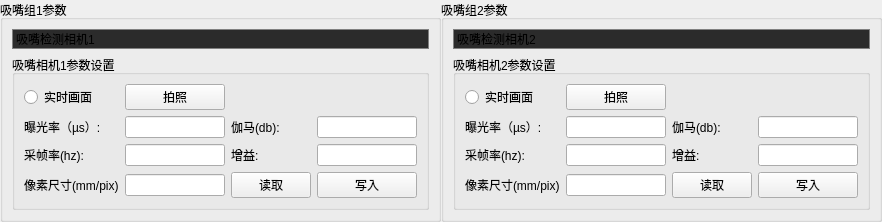
      <widget class="QWidget" name="tab_2">
       <attribute name="title">
        <string>吸嘴参数</string>
       </attribute>
       <layout class="QHBoxLayout" name="horizontalLayout_sucker" stretch="1,1">
        <property name="spacing">
         <number>0</number>
        </property>
        <property name="leftMargin">
         <number>0</number>
        </property>
        <property name="topMargin">
         <number>0</number>
        </property>
        <property name="rightMargin">
         <number>0</number>
        </property>
        <property name="bottomMargin">
         <number>0</number>
        </property>
        <item>
         <widget class="QGroupBox" name="groupBox_sucker1">
          <property name="sizePolicy">
           <sizepolicy hsizetype="Expanding" vsizetype="Expanding">
            <horstretch>0</horstretch>
            <verstretch>0</verstretch>
           </sizepolicy>
          </property>
          <property name="title">
           <string>吸嘴组1参数</string>
          </property>
          <layout class="QVBoxLayout" name="verticalLayout_7" stretch="5,1">
           <item>
            <widget class="QLabel" name="label_sucker1_cam_live">
             <property name="styleSheet">
              <string notr="true">border: 1px solid gray; background-color: #2b2b2b;</string>
             </property>
             <property name="text">
              <string>吸嘴检测相机1</string>
             </property>
            </widget>
           </item>
           <item>
            <widget class="QGroupBox" name="groupBox_sucker1_camera">
             <property name="sizePolicy">
              <sizepolicy hsizetype="Minimum" vsizetype="Preferred">
               <horstretch>0</horstretch>
               <verstretch>0</verstretch>
              </sizepolicy>
             </property>
             <property name="title">
              <string>吸嘴相机1参数设置</string>
             </property>
             <layout class="QGridLayout" name="gridLayout_sucker_camera_1">
              <item row="1" column="2">
               <widget class="QLabel" name="label_sucker1_Gamma">
                <property name="sizePolicy">
                 <sizepolicy hsizetype="Minimum" vsizetype="Minimum">
                  <horstretch>0</horstretch>
                  <verstretch>0</verstretch>
                 </sizepolicy>
                </property>
                <property name="text">
                 <string>伽马(db):</string>
                </property>
               </widget>
              </item>
              <item row="2" column="0">
               <widget class="QLabel" name="label_sucker1_AcquisitionFrameRate">
                <property name="sizePolicy">
                 <sizepolicy hsizetype="Minimum" vsizetype="Minimum">
                  <horstretch>0</horstretch>
                  <verstretch>0</verstretch>
                 </sizepolicy>
                </property>
                <property name="text">
                 <string>采帧率(hz):</string>
                </property>
               </widget>
              </item>
              <item row="1" column="0">
               <widget class="QLabel" name="label_sucker1_ExposureTime">
                <property name="sizePolicy">
                 <sizepolicy hsizetype="Minimum" vsizetype="Minimum">
                  <horstretch>0</horstretch>
                  <verstretch>0</verstretch>
                 </sizepolicy>
                </property>
                <property name="text">
                 <string>曝光率（µs）:</string>
                </property>
               </widget>
              </item>
              <item row="2" column="3">
               <widget class="QLineEdit" name="lineEdit_Gain_sucker1">
                <property name="sizePolicy">
                 <sizepolicy hsizetype="Minimum" vsizetype="Fixed">
                  <horstretch>0</horstretch>
                  <verstretch>0</verstretch>
                 </sizepolicy>
                </property>
                <property name="maximumSize">
                 <size>
                  <width>100</width>
                  <height>16777215</height>
                 </size>
                </property>
                <property name="mouseTracking">
                 <bool>true</bool>
                </property>
               </widget>
              </item>
              <item row="0" column="0">
               <widget class="QRadioButton" name="radioButton_live_sucker1">
                <property name="sizePolicy">
                 <sizepolicy hsizetype="Minimum" vsizetype="Fixed">
                  <horstretch>0</horstretch>
                  <verstretch>0</verstretch>
                 </sizepolicy>
                </property>
                <property name="text">
                 <string>实时画面</string>
                </property>
               </widget>
              </item>
              <item row="2" column="2">
               <widget class="QLabel" name="label_sucker1_Gain">
                <property name="sizePolicy">
                 <sizepolicy hsizetype="Minimum" vsizetype="Minimum">
                  <horstretch>0</horstretch>
                  <verstretch>0</verstretch>
                 </sizepolicy>
                </property>
                <property name="text">
                 <string>增益:</string>
                </property>
               </widget>
              </item>
              <item row="3" column="1">
               <widget class="QLineEdit" name="lineEdit_pixel_size_sucker1">
                <property name="sizePolicy">
                 <sizepolicy hsizetype="Minimum" vsizetype="Fixed">
                  <horstretch>0</horstretch>
                  <verstretch>0</verstretch>
                 </sizepolicy>
                </property>
                <property name="maximumSize">
                 <size>
                  <width>100</width>
                  <height>16777215</height>
                 </size>
                </property>
               </widget>
              </item>
              <item row="3" column="2">
               <widget class="QPushButton" name="pushButton_sucker1_read_camera_param">
                <property name="sizePolicy">
                 <sizepolicy hsizetype="Minimum" vsizetype="Fixed">
                  <horstretch>0</horstretch>
                  <verstretch>0</verstretch>
                 </sizepolicy>
                </property>
                <property name="maximumSize">
                 <size>
                  <width>100</width>
                  <height>16777215</height>
                 </size>
                </property>
                <property name="text">
                 <string>读取</string>
                </property>
               </widget>
              </item>
              <item row="3" column="3">
               <widget class="QPushButton" name="pushButton_sucker1_cam_params_save">
                <property name="sizePolicy">
                 <sizepolicy hsizetype="Minimum" vsizetype="Fixed">
                  <horstretch>0</horstretch>
                  <verstretch>0</verstretch>
                 </sizepolicy>
                </property>
                <property name="maximumSize">
                 <size>
                  <width>100</width>
                  <height>16777215</height>
                 </size>
                </property>
                <property name="text">
                 <string>写入</string>
                </property>
               </widget>
              </item>
              <item row="2" column="1">
               <widget class="QLineEdit" name="lineEdit_AcquisitionFrameRate_sucker1">
                <property name="sizePolicy">
                 <sizepolicy hsizetype="Minimum" vsizetype="Fixed">
                  <horstretch>0</horstretch>
                  <verstretch>0</verstretch>
                 </sizepolicy>
                </property>
                <property name="maximumSize">
                 <size>
                  <width>100</width>
                  <height>16777215</height>
                 </size>
                </property>
               </widget>
              </item>
              <item row="3" column="0">
               <widget class="QLabel" name="label_sucker1_pixel_size">
                <property name="sizePolicy">
                 <sizepolicy hsizetype="Minimum" vsizetype="Minimum">
                  <horstretch>0</horstretch>
                  <verstretch>0</verstretch>
                 </sizepolicy>
                </property>
                <property name="text">
                 <string>像素尺寸(mm/pix)</string>
                </property>
               </widget>
              </item>
              <item row="1" column="1">
               <widget class="QLineEdit" name="lineEdit_ExposureTime_sucker1">
                <property name="sizePolicy">
                 <sizepolicy hsizetype="Minimum" vsizetype="Fixed">
                  <horstretch>0</horstretch>
                  <verstretch>0</verstretch>
                 </sizepolicy>
                </property>
                <property name="maximumSize">
                 <size>
                  <width>100</width>
                  <height>16777215</height>
                 </size>
                </property>
               </widget>
              </item>
              <item row="1" column="3">
               <widget class="QLineEdit" name="lineEdit_Gamma_sucker1">
                <property name="sizePolicy">
                 <sizepolicy hsizetype="Minimum" vsizetype="Fixed">
                  <horstretch>0</horstretch>
                  <verstretch>0</verstretch>
                 </sizepolicy>
                </property>
                <property name="maximumSize">
                 <size>
                  <width>100</width>
                  <height>16777215</height>
                 </size>
                </property>
               </widget>
              </item>
              <item row="0" column="1">
               <widget class="QPushButton" name="pushButton_capture_one_frame_sucker1">
                <property name="text">
                 <string>拍照</string>
                </property>
               </widget>
              </item>
             </layout>
            </widget>
           </item>
          </layout>
         </widget>
        </item>
        <item>
         <widget class="QGroupBox" name="groupBox_sucker2">
          <property name="sizePolicy">
           <sizepolicy hsizetype="Expanding" vsizetype="Expanding">
            <horstretch>0</horstretch>
            <verstretch>0</verstretch>
           </sizepolicy>
          </property>
          <property name="title">
           <string>吸嘴组2参数</string>
          </property>
          <layout class="QVBoxLayout" name="verticalLayout_8" stretch="5,1">
           <item>
            <widget class="QLabel" name="label_sucker2_cam_live">
             <property name="styleSheet">
              <string notr="true">border: 1px solid gray; background-color: #2b2b2b;</string>
             </property>
             <property name="text">
              <string>吸嘴检测相机2</string>
             </property>
            </widget>
           </item>
           <item>
            <widget class="QGroupBox" name="groupBox_sucker2_camera">
             <property name="sizePolicy">
              <sizepolicy hsizetype="Minimum" vsizetype="Preferred">
               <horstretch>0</horstretch>
               <verstretch>0</verstretch>
              </sizepolicy>
             </property>
             <property name="title">
              <string>吸嘴相机2参数设置</string>
             </property>
             <layout class="QGridLayout" name="gridLayout_sucker_camera_2">
              <item row="1" column="2">
               <widget class="QLabel" name="label_sucker2_Gamma">
                <property name="sizePolicy">
                 <sizepolicy hsizetype="Minimum" vsizetype="Minimum">
                  <horstretch>0</horstretch>
                  <verstretch>0</verstretch>
                 </sizepolicy>
                </property>
                <property name="text">
                 <string>伽马(db):</string>
                </property>
               </widget>
              </item>
              <item row="2" column="0">
               <widget class="QLabel" name="label_sucker2_AcquisitionFrameRate_2">
                <property name="sizePolicy">
                 <sizepolicy hsizetype="Minimum" vsizetype="Minimum">
                  <horstretch>0</horstretch>
                  <verstretch>0</verstretch>
                 </sizepolicy>
                </property>
                <property name="text">
                 <string>采帧率(hz):</string>
                </property>
               </widget>
              </item>
              <item row="1" column="0">
               <widget class="QLabel" name="label_sucker2_ExposureTime">
                <property name="sizePolicy">
                 <sizepolicy hsizetype="Minimum" vsizetype="Minimum">
                  <horstretch>0</horstretch>
                  <verstretch>0</verstretch>
                 </sizepolicy>
                </property>
                <property name="text">
                 <string>曝光率（µs）:</string>
                </property>
               </widget>
              </item>
              <item row="2" column="3">
               <widget class="QLineEdit" name="lineEdit_Gain_sucker2">
                <property name="sizePolicy">
                 <sizepolicy hsizetype="Minimum" vsizetype="Fixed">
                  <horstretch>0</horstretch>
                  <verstretch>0</verstretch>
                 </sizepolicy>
                </property>
                <property name="maximumSize">
                 <size>
                  <width>100</width>
                  <height>16777215</height>
                 </size>
                </property>
                <property name="mouseTracking">
                 <bool>true</bool>
                </property>
               </widget>
              </item>
              <item row="0" column="0">
               <widget class="QRadioButton" name="radioButton_live_sucker2">
                <property name="sizePolicy">
                 <sizepolicy hsizetype="Minimum" vsizetype="Fixed">
                  <horstretch>0</horstretch>
                  <verstretch>0</verstretch>
                 </sizepolicy>
                </property>
                <property name="text">
                 <string>实时画面</string>
                </property>
               </widget>
              </item>
              <item row="2" column="2">
               <widget class="QLabel" name="label_sucker2_Gain">
                <property name="sizePolicy">
                 <sizepolicy hsizetype="Minimum" vsizetype="Minimum">
                  <horstretch>0</horstretch>
                  <verstretch>0</verstretch>
                 </sizepolicy>
                </property>
                <property name="text">
                 <string>增益:</string>
                </property>
               </widget>
              </item>
              <item row="3" column="1">
               <widget class="QLineEdit" name="lineEdit_pixel_size_sucker2">
                <property name="sizePolicy">
                 <sizepolicy hsizetype="Minimum" vsizetype="Fixed">
                  <horstretch>0</horstretch>
                  <verstretch>0</verstretch>
                 </sizepolicy>
                </property>
                <property name="maximumSize">
                 <size>
                  <width>100</width>
                  <height>16777215</height>
                 </size>
                </property>
               </widget>
              </item>
              <item row="3" column="2">
               <widget class="QPushButton" name="pushButton_sucker2_read_camera_param">
                <property name="sizePolicy">
                 <sizepolicy hsizetype="Minimum" vsizetype="Fixed">
                  <horstretch>0</horstretch>
                  <verstretch>0</verstretch>
                 </sizepolicy>
                </property>
                <property name="maximumSize">
                 <size>
                  <width>100</width>
                  <height>16777215</height>
                 </size>
                </property>
                <property name="text">
                 <string>读取</string>
                </property>
               </widget>
              </item>
              <item row="3" column="3">
               <widget class="QPushButton" name="pushButton_sucker2_cam_params_save">
                <property name="sizePolicy">
                 <sizepolicy hsizetype="Minimum" vsizetype="Fixed">
                  <horstretch>0</horstretch>
                  <verstretch>0</verstretch>
                 </sizepolicy>
                </property>
                <property name="maximumSize">
                 <size>
                  <width>100</width>
                  <height>16777215</height>
                 </size>
                </property>
                <property name="text">
                 <string>写入</string>
                </property>
               </widget>
              </item>
              <item row="2" column="1">
               <widget class="QLineEdit" name="lineEdit_AcquisitionFrameRate_sucker2">
                <property name="sizePolicy">
                 <sizepolicy hsizetype="Minimum" vsizetype="Fixed">
                  <horstretch>0</horstretch>
                  <verstretch>0</verstretch>
                 </sizepolicy>
                </property>
                <property name="maximumSize">
                 <size>
                  <width>100</width>
                  <height>16777215</height>
                 </size>
                </property>
               </widget>
              </item>
              <item row="3" column="0">
               <widget class="QLabel" name="label_sucker2_pixel_size">
                <property name="sizePolicy">
                 <sizepolicy hsizetype="Minimum" vsizetype="Minimum">
                  <horstretch>0</horstretch>
                  <verstretch>0</verstretch>
                 </sizepolicy>
                </property>
                <property name="text">
                 <string>像素尺寸(mm/pix)</string>
                </property>
               </widget>
              </item>
              <item row="1" column="1">
               <widget class="QLineEdit" name="lineEdit_ExposureTime_sucker2">
                <property name="sizePolicy">
                 <sizepolicy hsizetype="Minimum" vsizetype="Fixed">
                  <horstretch>0</horstretch>
                  <verstretch>0</verstretch>
                 </sizepolicy>
                </property>
                <property name="maximumSize">
                 <size>
                  <width>100</width>
                  <height>16777215</height>
                 </size>
                </property>
               </widget>
              </item>
              <item row="1" column="3">
               <widget class="QLineEdit" name="lineEdit_Gamma_sucker2">
                <property name="sizePolicy">
                 <sizepolicy hsizetype="Minimum" vsizetype="Fixed">
                  <horstretch>0</horstretch>
                  <verstretch>0</verstretch>
                 </sizepolicy>
                </property>
                <property name="maximumSize">
                 <size>
                  <width>100</width>
                  <height>16777215</height>
                 </size>
                </property>
               </widget>
              </item>
              <item row="0" column="1">
               <widget class="QPushButton" name="pushButton_capture_one_frame_sucker2">
                <property name="text">
                 <string>拍照</string>
                </property>
               </widget>
              </item>
             </layout>
            </widget>
           </item>
          </layout>
         </widget>
        </item>
       </layout>
      </widget>
